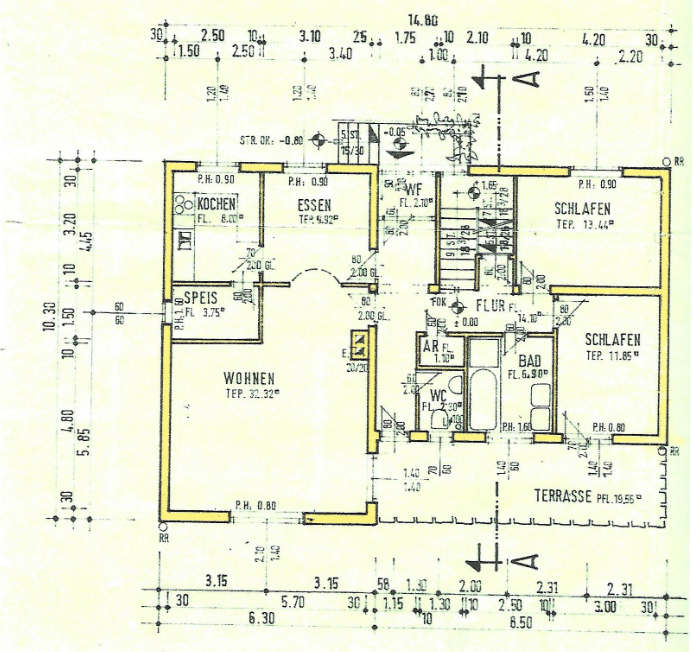
#> input picture training_images/floor_plan/001.PNG, 693 x 652 px; its folder holds only this picture in this run
$ python e06_smooth_images.py   (older library calls are emulated)
#> lines starting #> are read from the running program, lines starting #| are printed output that depends on the picture
### imageCleaner.py
""" Methods for Loading and Processing Images

"""
import os.path
import cv2
import numpy as np

WINDOW_WIDTH = 1300     # taken from pFlowGRID/main.py
WINDOW_HEIGHT = 610     # taken from pFlowGRID/main.py
MIN_GRAY_VALUE = 0
MAX_GRAY_VALUE = 255


##########
# CHECKS #
##########

# [48 lines left out: functions __check_rgb_values, __check_threshold, not called in this run]


def __check_height(image, height):
    """ Checks if the height is smaller or equals to image-height.

    Used for checking y-axis and kernel size.
    :param image: image
    :param height: int
    :return: None
    """
    if height > image.shape[0]:
        raise ValueError(
            "The height value is incorrect. It must be smaller than the image height. Current height value is: {}".format(
                height))
    elif not isinstance(height, int):
        raise TypeError("Data type of the height must be int.\n"
                        "Current height is: {} \n"
                        "Current data type of height: {}".format(height, type(height)))


def __check_width(image, width):
    """ Checks if the width is smaller or equals to image-width.

    Used for checking x-axis and kernel size.
    :param image: image
    :param width: int
    :return: None
    """
    if width > image.shape[1]:
        raise ValueError(
            "The width value is incorrect. It must be smaller than the image width. Current width value is: {}".format(
                width))
    elif not isinstance(width, int):
        raise TypeError("Data type of the height must be int.\n"
                        "Current height is: {} \n"
                        "Current data type of height: {}".format(width, type(width)))


##########
# OTHERS #
##########

# [113 lines left out: functions load_image, show_image, resize_image, resize_image_without_distortion, snip_image, rotate_image, not called in this run]


####################
# POINT OPERATIONS #
####################
"""
Homogeneous point operations are independent of pixel coordinate.
Non-homogeneous point operations depend on pixel coordinate.
"""


def transform_file_into_grayscale_image(image_path):
    """Homogeneous point operation: Transforms an image to grayscale-image.

    flags=0 in cv2.imread()-method means that the passed image is transformed as a gray value image.
    If no flags have been set, the image is colored.
    :param image_path: str
    :return: image

    """
#> called with image_path = '001.PNG'
    if not image_path.lower().endswith('.png'):
        raise FileExistsError("Data type of the image must be a .png. Current image_path ist:{}".format(image_path))
    if type(image_path) == int:
        raise TypeError("Image path must be a str! Current image_path is:{}".format(image_path))
    if not os.path.exists(image_path):
        raise FileNotFoundError("File was not found. The searched image_path is: {}".format(image_path))
    image = cv2.imread(filename=image_path)  # , flags=0)
#> image is the input picture: shape (652, 693, 3); mean B, G, R 217.8, 238.3, 235.2
    image = cv2.cvtColor(image, cv2.COLOR_BGR2GRAY)
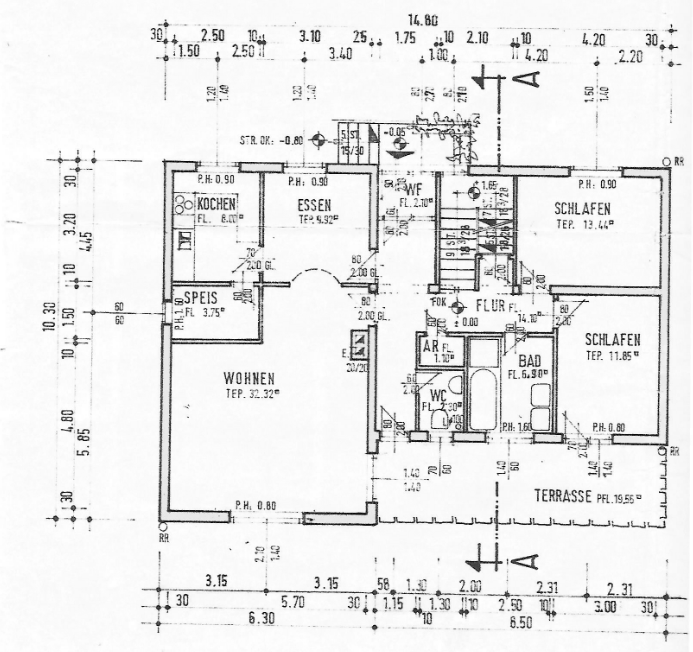
#> image: shape (652, 693); min 3, max 255, mean 235.1
    if image is None:
        raise AttributeError("Image-file can't be found. The affected image-path is:" + image_path)
    return image


# [117 lines left out: functions transform_colored_into_grayscale_image, apply_simple_threshold, apply_adaptive_threshold, invert_image, change_color_in_area, change_color_in_pixel, not called in this run]


###########
# FILTERS #
###########
"""
A filter smooths the image by adding a blur to it.
One reason for using a filter is if the image contains a lot of noise because
applying the filter reduces the noises in the image.
Filters are also used to find edges.

The parameter ksize is an abbreviation for kernel size which is often used in the blurring methods.
The kernel size specifies how many pixel-rows and pixel-columns the kernel is large.
A kernel is a small matrix which is drawn over the image step by step.
The hot spot is the middle pixel of the kernel.
"""


def apply_gaussian_blur(image, kernel_size=(3, 3), sigma_x=2):
    """ Smoothing filter: Calculates the weight from the pixels in the kernel
        - how often the intensity values occur in the surrounding pixels and the hot spot at the kernel.
        The product of the weight is the new pixel value of the hot spot.

    The Gaussian Blur is the most popular blurring method.
    If the noise is also high, then a high kernel size is recommended (e.g.: (7,7)).
    If the noise is also low, then a smaller kernel size is recommended (e.g.: (3,3)).
    Hint: If the apply_canny_filter() is called after add_gaussian_blur(), then the noises are removed
    Further Information: https://docs.opencv.org/3.4/dc/dd3/tutorial_gausian_median_blur_bilateral_filter.html
    :param image: image
    :param kernel_size: tuple of int: (number_of_rows, number_of cols)
    :param sigma_x: int; width of the gaussian bell
            If the value is large, then the image is strongly smoothed.
            If the value is small, then the image is less smoothed.
    :return: image
    """
#> called with kernel_size = (3, 3), sigma_x = 2
    __check_height(image, kernel_size[0])
    __check_width(image, kernel_size[1])
    return cv2.GaussianBlur(src=image, ksize=kernel_size, sigmaX=sigma_x)


def apply_average_blur(image, kernel_size=(3, 3)):
    """Smoothing filter: Calculates the average of the intensity values from the pixels in the kernel.
    The result is the new pixel value of the hot spot.

    Synonym: box filter
    Further Information: https://docs.opencv.org/3.4/dc/dd3/tutorial_gausian_median_blur_bilateral_filter.html
    :param image: image
    :param kernel_size: tuple of int: (number_of_rows, number_of cols)
    :return: image
    """
#> called with kernel_size = (3, 3)
    __check_height(image, kernel_size[0])
    __check_width(image, kernel_size[1])
    return cv2.blur(src=image, ksize=kernel_size)


def apply_median_blur(image, kernel_size=3):
    """Ranking filter: Calculates the median of the intensity values from the pixels in the kernel.
    The result is the new pixel value of the hot spot.

    Hint: This method tends to be more effective in reducing noise in an image than average and gaussian blur
    Further Information: https://docs.opencv.org/3.4/dc/dd3/tutorial_gausian_median_blur_bilateral_filter.html
    :param image: image
    :param kernel_size: int
    :return: image
    """
#> called with kernel_size = 3
    __check_height(image, kernel_size)
    __check_width(image, kernel_size)
    return cv2.medianBlur(src=image, ksize=kernel_size)
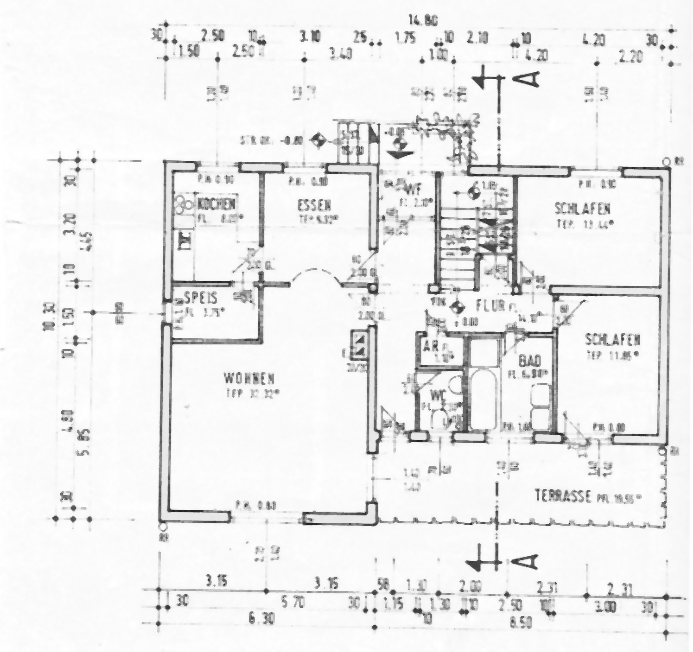
#> returned value: shape (652, 693); min 32, max 255, mean 237.5


def apply_bilateral_blur(image, kernel_size=5, sigma_color=15, sigma_space=15):
    """ Unlike the other methods this method also blurs the image, but it does not make the edges less sharp.

    Further Information: https://docs.opencv.org/4.x/d4/d86/group__imgproc__filter.html#ga9d7064d478c95d60003cf839430737ed
    https://machinelearningknowledge.ai/bilateral-filtering-in-python-opencv-with-cv2-bilateralfilter/
    :param image: image
    :param kernel_size: tuple of int: (number_of_rows, number_of cols)
    :param sigma_color: int; if it is a high number, then different colors are in the surrounding pixels
                        which are noted when applying bilateral blur.
    :param sigma_space: int; Larger values for this sigma space mean that pixels further away from the hot spot
                        affect the blur calculation.
    :return: image
    """
    __check_height(image, kernel_size)
    __check_width(image, kernel_size)
    return cv2.bilateralFilter(src=image, d=kernel_size, sigmaSpace=sigma_space, sigmaColor=sigma_color)


def apply_edge_preserving_filter(image):
    """Real-Time Edge-Preserving Denoising Filter: It is used for Non-Photorealistic Rendering.

    Further Information: https://docs.opencv.org/4.x/df/dac/group__photo__render.html#gafaee2977597029bc8e35da6e67bd31f7
    :param image: image
    :return: image
    """
    return cv2.edgePreservingFilter(src=image)
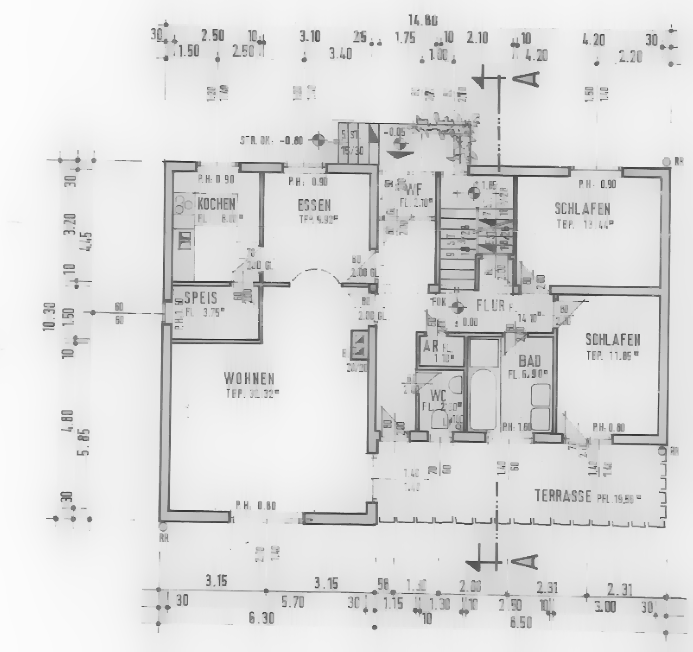
#> returned value: shape (652, 693); min 37, max 252, mean 221.2


# [51 lines left out: functions apply_laplacian, apply_sobel, apply_closing, not called in this run]


#############
# DETECTORS #
#############
""" A detector has the task of finding characteristic features or distinctive points in an image.
Predefined methods or sets of commands are used for this purpose.

"""


# [38 lines left out: functions apply_canny_detector, apply_harris_detector, not called in this run]

### experiments/imageAnalyzer.py
""" Methods for Analyzing Images

"""
import math
import cv2
from matplotlib import pyplot as plt
import numpy as np

MIN_GRAY_VALUE = 0
MAX_GRAY_VALUE = 255


# [36 lines left out: functions check_gray, show_image, not called in this run]


def show_images(plot_axis=True, number_cols=2, images=None, titles=None, window_name="Image", show_now=True):
    """ Displays images in only one window.

    :param titles: str or list of str or None; title of the image
    :param number_cols: int
    :param window_name: str
    :param plot_axis: bool;  If it is True, then the axis are shown.
    :param images: list of images
    :param show_now: bool; If it is True, then the image is shown.
    :return: None;
    """
#> called with plot_axis = False, number_cols = 3, window_name = '001.PNG with kernel size 3', show_now = False
    if images is None:
        images = []
    number_rows = int(math.ceil(len(images) / number_cols))
#> number_rows = 2
    plt.figure(window_name)
    plt.subplots_adjust(hspace=0.1, wspace=0.1)
    for i in range(len(images)):
        plt.subplot(number_rows, number_cols, i+1)
        plt.axis(plot_axis)
        if titles is None:
            plt.title("{} {}".format(window_name, i))
        else:
            plt.title(titles[i])
        plt.imshow(images[i], cmap="gray")
#> this loop made 6 passes
    if show_now:
        plt.show()


# [74 lines left out: functions plot_histogram, __plot_grayscale_histogram, __plot_rgb_histogram, create_round_mask, not called in this run]

### experiments/e06_smooth_images.py
""" Experiment 6: Find out which filter is best for preprocessing.
    The goal is to find a filter that preserves the edges from the walls, but smooths the texts so that the most accurate detection of the edges occurs.
    Result: Gaussian Blur with kernel size = 21 and Edge Preserving Filter could be suitable for the preprocessing.
"""
import os
import matplotlib.pyplot as plt
from experiments import imageAnalyzer
import imageCleaner


titles = []


def create_titles():
    """ Saves titles in the title list which are used in  show_images()-method for showing the titles above the images in the plot.

    :return: None
    """
    titles.append("Grayscale Image")
    titles.append("Gaussian Blur")
    titles.append("Average Blur")
    titles.append("Bilateral Blur")
    titles.append("Median Blur")
    titles.append("Edge Preserving Filter")
    # titles.append("Laplace Filter")
    # titles.append("Sobel Filter")
    # titles.append("Canny Filter")


def analyze_every_filter_behavior(image_path, k_size=5, show_plt_now=True):
    """ Applies the filters to the image and shows the result.

    :param image_path: str; path or file name of the image
    :param k_size: int; size of the kernel (filter matrix)
    :param show_plt_now: bool;  If it is True, then the image is shown.
    :return: None
    """
    images = []
    image = imageCleaner.transform_file_into_grayscale_image(image_path)
    images.append(image)
    images.append(imageCleaner.apply_gaussian_blur(image=image, kernel_size=(k_size, k_size)))
    images.append(imageCleaner.apply_average_blur(image=image, kernel_size=(k_size, k_size)))
    images.append(imageCleaner.apply_bilateral_blur(image))
    images.append(imageCleaner.apply_median_blur(image=image, kernel_size=k_size))
    images.append(imageCleaner.apply_edge_preserving_filter(image=image))
    # images.append(imageCleaner.apply_laplacian(image))
    # images.append(imageCleaner.apply_sobel(image))
    # images.append(imageCleaner.apply_canny_detector(image))
    imageAnalyzer.show_images(plot_axis=False, number_cols=3, images=images,
                              window_name="{} with kernel size {}".format(file_name, k_size), titles=titles,
                              show_now=show_plt_now)


# [20 lines left out: function apply_all_filter_to_one_image, not called in this run]


os.chdir('../training_images/floor_plan')
create_titles()
# apply_all_filter_to_one_image()

for file_name in os.listdir(os.getcwd()):
    if file_name.lower().endswith('.png'):
        for i in [3, 5, 7, 9, 11, 21]:
            analyze_every_filter_behavior(image_path=file_name, k_size=i, show_plt_now=False)
        plt.show()
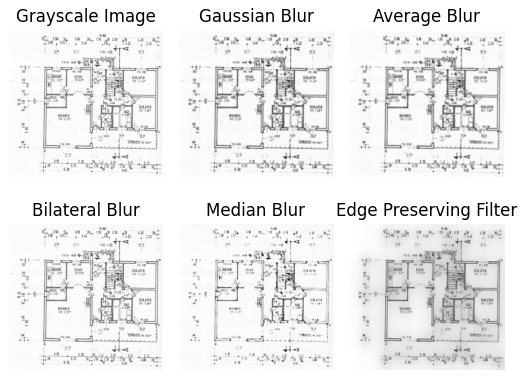
#> figure drawn by matplotlib, 6 panels
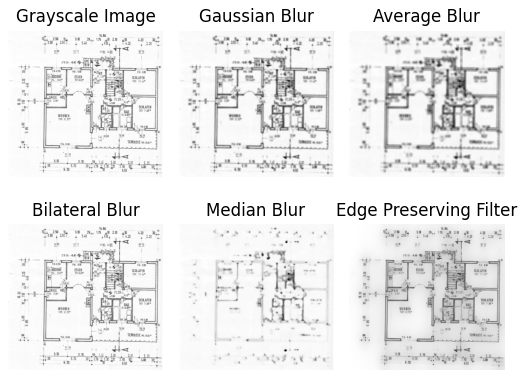
#> figure drawn by matplotlib, 6 panels
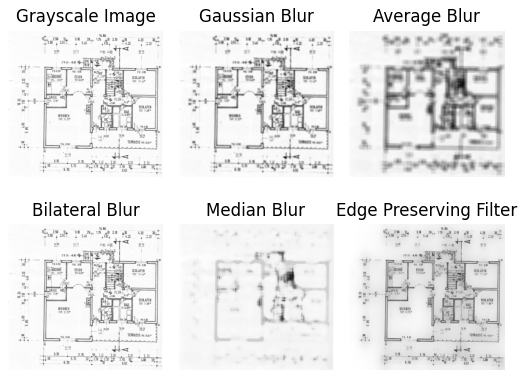
#> figure drawn by matplotlib, 6 panels

$ run again, on training_images/floor_plan/002.PNG
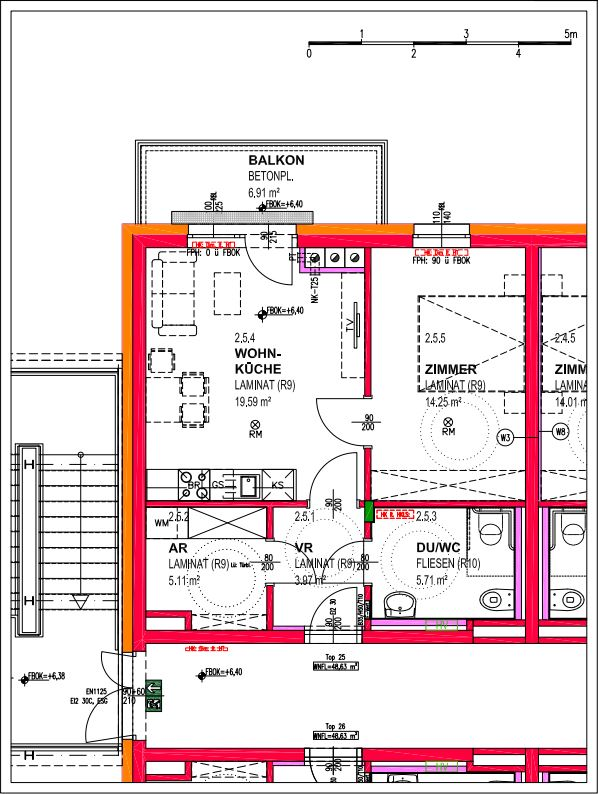
#> input picture training_images/floor_plan/002.PNG, 599 x 794 px
#> in transform_file_into_grayscale_image, image is the input picture: shape (794, 599, 3); mean B, G, R 218.1, 216, 232.3
#> in transform_file_into_grayscale_image, `image = cv2.cvtColor(image, cv2.COLOR_BGR2GRAY)`:
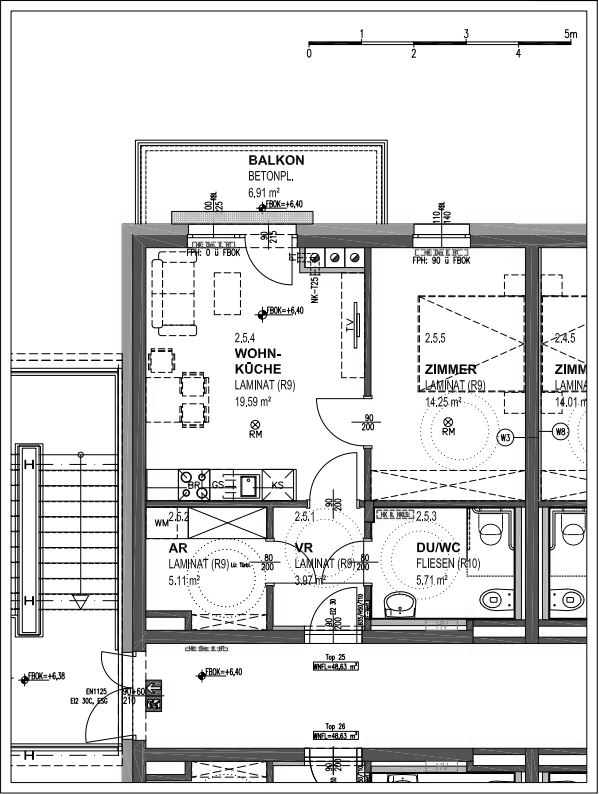
#> image: shape (794, 599); min 0, max 255, mean 221.1
#> in apply_edge_preserving_filter, `return cv2.edgePreservingFilter(src=image)`:
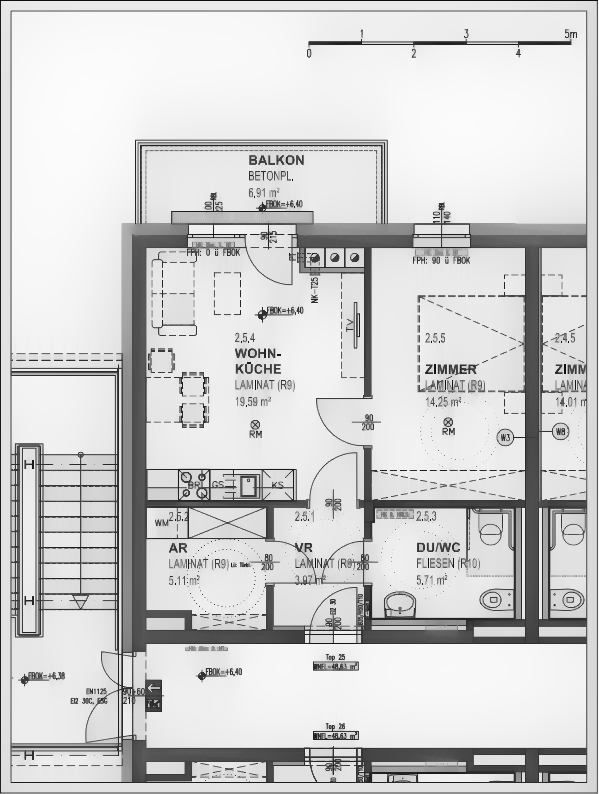
#> returned value: shape (794, 599); min 11, max 252, mean 208.4
#> number_rows = 2
#> the loop in show_images, `for i in range(len(images)):` made 6 passes

$ run again, on training_images/floor_plan/003.PNG
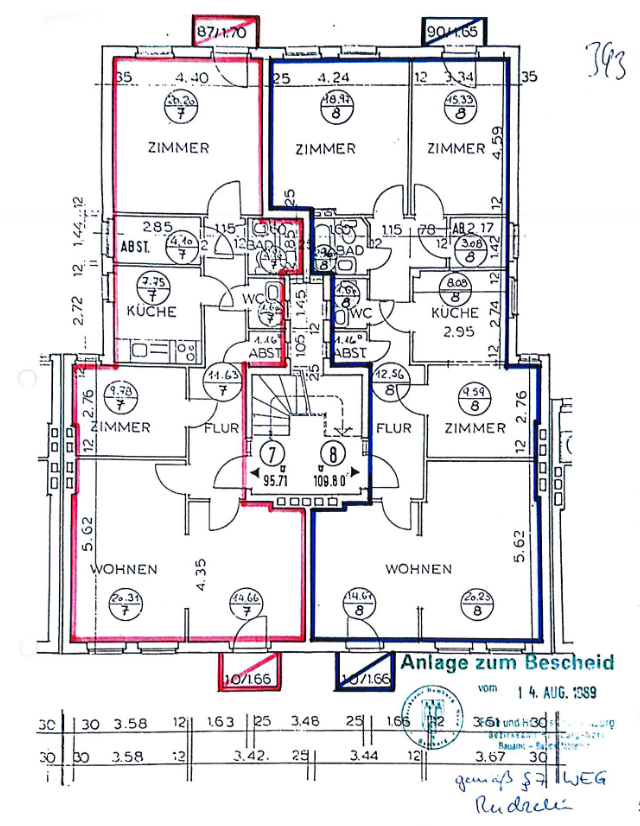
#> input picture training_images/floor_plan/003.PNG, 640 x 826 px
#> in transform_file_into_grayscale_image, image is the input picture: shape (826, 640, 3); mean B, G, R 231.9, 229, 230.3
#> in transform_file_into_grayscale_image, `image = cv2.cvtColor(image, cv2.COLOR_BGR2GRAY)`:
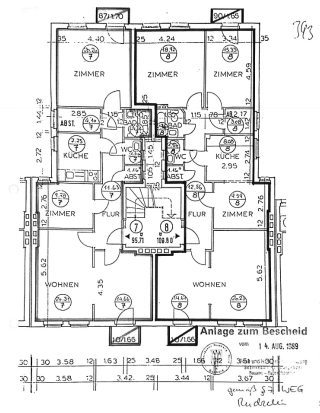
#> image: shape (826, 640) (shown at 1/2 size); min 1, max 255, mean 229.7
#> in apply_edge_preserving_filter, `return cv2.edgePreservingFilter(src=image)`:
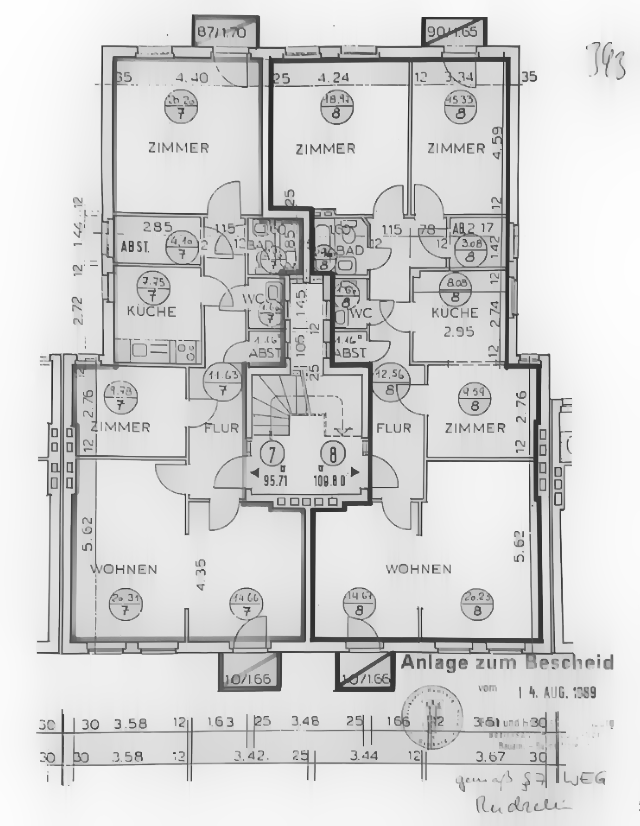
#> returned value: shape (826, 640); min 28, max 254, mean 212.6
#> number_rows = 2
#> the loop in show_images, `for i in range(len(images)):` made 6 passes
